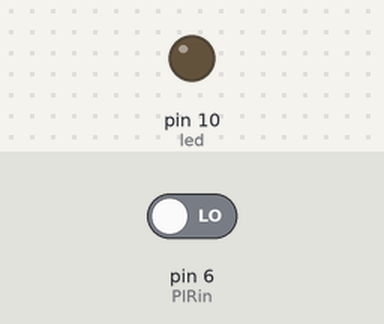
The sketch below on a simulated Arduino Uno, built with avr-gcc and run on an emulated ATmega328P. Parts: output pins drawn as LEDs (lit = HIGH). The inputs (shaded band) are chosen by the test bench; at power-on: pin 6 (PIRin) LOW.

Above: at 1.2 s.
1.3 s: pin 6 (PIRin) driven HIGH
At 2.2 s:
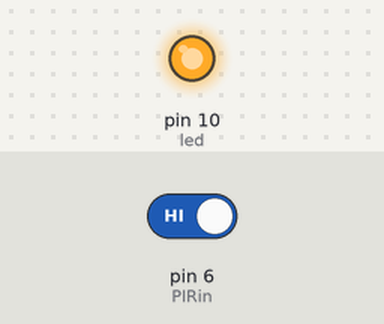
2.8 s: pin 6 (PIRin) driven LOW
At 3.5 s:
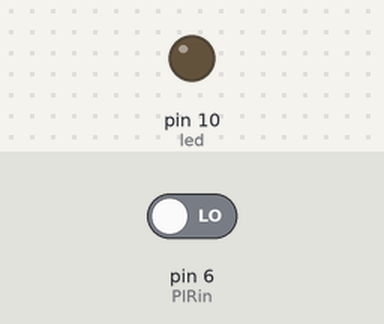
Timing chart, 0 to 5.8 s (numbered marks = the images above; inputs shaded):
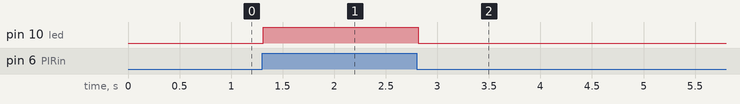

The sketch:

PIR_test.ino
```cpp
const int led=10,PIRin=6;
int PIRstate=0;

void setup() {
  pinMode(PIRin,INPUT);
  pinMode(led,OUTPUT);
}

void loop() {
  PIRstate=digitalRead(PIRin);
  delay(10);
  if(PIRstate==HIGH){
    digitalWrite(led,HIGH);
  }
  if(PIRstate==LOW){
    digitalWrite(led,LOW);
  }
}
```

Measured:
- after the input at 1.3 s, pin 10 (led): LOW → HIGH at once
- after the input at 2.8 s, pin 10 (led): HIGH → LOW at once
